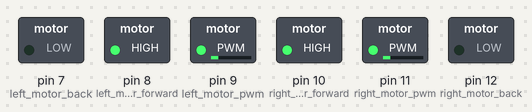
Bench run of a sketch on a simulated Arduino Uno, built with avr-gcc and run on an emulated ATmega328P. Shown: switched loads named in the sketch (green lamp = pin HIGH).

Above: at 0.1 s.
Timing chart, 0 to 1.6 s (numbered marks = the images above):
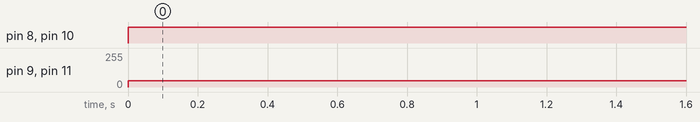

Measured:
- by itself, pin 8 (left_motor_forward), pin 10 (right_motor_forward): LOW → HIGH at 0.00 s
- by itself, pin 9 (left_motor_pwm), pin 11 (right_motor_pwm): 0/255 → 46/255 at 0.00 s

The sketch:

double_pid_39x.ino
```cpp
//EE494 Capstone Project Arduino code
//All rights are reserved
// DUAYENLER Ltd. Şti

#include <SerialCommand.h>
SerialCommand scmd;
#define NOP __asm__ __volatile__ ("nop\n\t")
#define left_motor_back  7// 4
#define left_motor_forward 8 // 2
#define right_motor_forward 10 // 6
#define right_motor_back 12 // 7
#define left_motor_pwm 9 // 3
#define right_motor_pwm 11 // 5


// Variable Declerations
unsigned long deltaT = 1000; // time between samples (usecs) 1000->50000
const int pastSize = 3; // used for integrating
double duration = 0; // The duration between two loops
double t = 0;
double p_time = 0; // A variable to hold past time
// ********************
float pastError[pastSize]; //Holds the past errors
float sum; //Holds the summation of the errors
// ********************
float maxSum = 0; // Optional integral term
float delta; //Calculates the derivative of the error
// ********************
int dacMax = 255; // Arduino dac is eight bits.
int adcMax = 1024; //Arduino uses a 10 bit dac, 10th power of 2 = 1024
int adcCenter = 512; // 1024/2
// ********************
int pwm_offset = 0; // Direct motor command from host.
int pwm_delta = 0;  // Direct+motorCmd;
int left_motor_offset = 0; // PWM offset for Left Motor
int motorCmd = 0; // Base motor command to motors
int halfmotorCmd = 0; // half of the motorCmd
int reference = 0; // Desired value (speed or angle) from host.
// ********************
float Kp = 0; // Feedback gains (proportional)
float Kd = 0; // Feedback gains (delta)
float Ki = 0; // Feedback gains (sum)
// ********************
float Kp_cw = 0; // Feedback gains (proportional)
float Kd_cw = 0; // Feedback gains (delta)
float Ki_cw = 0; // Feedback gains (sum)
// ********************
float Kp_ccw = 0; // Feedback gains (proportional)
float Kd_ccw = 0; // Feedback gains (delta)
float Ki_ccw = 0; // Feedback gains (sum)
// ********************
char *arg;
int next_dist_pix = 0;
int curr_dist_pix = 0;
float next_dist_mm = 0;
float curr_dist_mm = 0;
float next_error = 0;
float curr_error = 0;
float error = 0;
float beta = 0;
float Ts = 0;
// ****************
int stop_state = 0;
const int yonSize = 5;
float pastyon[yonSize]; // Holds Past Yons
float yonSum=0;
float yonAvg=0;
float yon = 0;
int yonFin=0;
int equal_pid=0;
int Kmin_ccw=0;
int Kmin_cw=0;
// ********************

void setup() {
  // Pin initialization
  pinMode(left_motor_back, OUTPUT);
  pinMode(left_motor_forward, OUTPUT);
  pinMode(right_motor_forward, OUTPUT);
  pinMode(right_motor_back, OUTPUT);
  pinMode(left_motor_pwm, OUTPUT);
  pinMode(right_motor_pwm, OUTPUT);
  Serial.begin(9600);
  digitalWrite(left_motor_back, LOW);
  digitalWrite(left_motor_forward, LOW);
  digitalWrite(right_motor_back, LOW);
  digitalWrite(right_motor_forward, LOW);

  scmd.addCommand("R", getnextdistPos); // next_dist_pix (y2) is positive, thus next_error is negative , turn right
  scmd.addCommand("L", getnextdistNeg); // next_dist_pix (y2) is negative, thus next_error is positive , turn left
  scmd.addCommand("P", getcurrdistPos); // curr_dist_pix (y1) is positive, thus curr_error is negative , turn right
  scmd.addCommand("N", getcurrdistNeg); // curr_dist_pix (y1) is negative, thus curr_error is positive , turn left
  scmd.addCommand("B", getbeta);        // beta is the error angle from global frame and lane angle from car frame
  scmd.addCommand("S", getstop);        // Gets stop signal from Handshake protocol
  scmd.addDefaultHandler(defaultt);
}
void getnextdistPos() {
  char *arg;
  arg = scmd.next();
  if (arg != NULL) {
    next_dist_pix = atoi(arg);
    stop_state = 0;
  }
}

void getnextdistNeg() {
  char *arg;
  arg = scmd.next();
  if (arg != NULL) {
    next_dist_pix = atoi(arg);
    next_dist_pix = - next_dist_pix;
    stop_state = 0;
  }
}

void getcurrdistPos() {
  char *arg;
  arg = scmd.next();
  if (arg != NULL) {
    curr_dist_pix = atoi(arg);
    stop_state = 0;
  }
}

void getcurrdistNeg() {
  char *arg;
  arg = scmd.next();
  if (arg != NULL) {
    curr_dist_pix = atoi(arg);
    curr_dist_pix = - curr_dist_pix;
    stop_state = 0;
  }
}


void getbeta() {
  char *arg;
  arg = scmd.next();
  if (arg != NULL) {
    beta = atoi(arg);
    if (beta > 180) {
      beta = 360 - beta;
      beta = abs(beta);
      yon = 0;
    }
    else {
      beta = abs(beta);
      yon = 1;
    }
    stop_state = 0;
  }
}


void getstop() {
  char *arg;
  arg = scmd.next();
  if (arg != NULL) {
    stop_state = 1;
  }
}


void defaultt() {
  NOP;
}

// Equal PID :: NO
// Regulator Voltage at the time of Tuning :: 10.44 V
// Lipo Cell Voltages at the time of Tuning :: 3.95 to 3.89 Vs
// Is Camera at right position :: YES
// Is Sampling time still accaptable :: 55-85?
// Whose path is it :: OURS


void loop()
{ // Stop State
  if (stop_state == 1) {
    analogWrite(right_motor_pwm, 0 );
    analogWrite(left_motor_pwm, 0 ) ;
    scmd.readSerial();
  }
  else {  // Run State
    equal_pid=1;
    scmd.readSerial();
    // ********************
    t = millis();
    duration = t - p_time;
    p_time = t;
    // ********************
    Kp = 0.2; // Feedback gains (proportional) , ilk çalışan=0.15,16 , hizli=19, gün sonu=18 , uzunvid=19
    Kd = 0.07 ; // Feedback gains (delta) , ilk çalışan=0.11 , hizli=0.12 , gün sonu=13 , uzunvid=158
    Ki = 0.25 ; // Feedback gains (sum) , ilk çalışan=0.06 , hizli=0.075 ,gün sonu=06 , uzunvid= 058
    // ********************
    maxSum = 5; // Optional integral term,
    // pwm_offset = 28;//-0.7*angle;
    // ********************
    // ********************
    // Update pastError
    for (int i = pastSize - 1; i > 0; i--) {
      pastError[i] = pastError[i - 1];
    }
    // Update pastYon
    for (int i = yonSize - 1; i > 0; i--) {
      pastyon[i] = pastyon[i - 1];
    }
    // Calculate the error and delta
    pastyon[0]=yon;
    next_dist_mm = next_dist_pix / 1.65;
    curr_dist_mm = curr_dist_pix / 1.65;
    next_error = reference - next_dist_mm;
    curr_error = reference - curr_dist_mm;
    error = curr_error;
    pastError[0] = error;
    // Ts= pastSize * duration * 1e-3;
    Ts = 54e-3;
    // ********************
    delta = (pastError[0] - pastError[1]) / Ts ;
    sum = min(max(sum + (pastError[0] + pastError[1] + pastError[2]) / 3 * Ts, -1 * maxSum), maxSum);
    // ********************
    yonSum=0;
    for (int k = 0; k < (yonSize-1) ; k++)
    {
      yonSum = yonSum + pastyon[k];
      }
    yonAvg=yonSum/yonSize;
    if (yonAvg < 0.5){
      yonFin=0;
    }
    else {
      yonFin=1;
    }
    // ********************
    if (beta > 22.5 || (abs(error) > 70)){
        Kmin_ccw=26;
        Kmin_cw=32;
    }
    else{
        Kmin_ccw=28;
        Kmin_cw=34;
    }
    // *******************
    if (yonFin == 1 ){  // CCW Movement on the path
      // ********************
      Kp_ccw = 0.178; // Feedback gains (proportional) , ilk çalışan=0.15,16 , hizli=19, gün sonu=18 , uzunvid=19
      Kd_ccw = 0.19 ; // Feedback gains (delta) , ilk çalışan=0.11 , hizli=0.12 , gün sonu=13 , uzunvid=158
      Ki_ccw = 0.4 ; // Feedback gains (sum) , ilk çalışan=0.06 , hizli=0.075 ,gün sonu=06 , uzunvid= 058
      // ********************
      left_motor_offset = 0;
      if (equal_pid == 1){  // Equal PID Mode for Both Direction
        motorCmd = int(Kp * error + Kd * delta + Ki * sum);
      }
      else {  // Different PID Mode for Both Direction
        motorCmd = int(Kp_ccw * error + Kd_ccw * delta + Ki_ccw * sum);
      }
      motorCmd = abs(motorCmd);
      halfmotorCmd = motorCmd / 2;
      // ********************
      // pwm_offset = max ( 30 - 1.375 * beta , Kmin_ccw) ; // 29,25 , hizli=36,0.7,25,26 gün sonu=34,.7,26, uzunvid=54,1.875,26
      pwm_offset = max ( 29 - 1.475 * beta , Kmin_ccw) ;
      pwm_delta  = min( pwm_offset  + motorCmd, dacMax);
    }
    else{  // CW Movement on the path
      // ********************
      Kp_cw = 0.295; // Feedback gains (proportional) , ilk çalışan=0.15,16 , hizli=19, gün sonu=18 , uzunvid=19
      Kd_cw = 0.18 ; // Feedback gains (delta) , ilk çalışan=0.11 , hizli=0.12 , gün sonu=13 , uzunvid=158
      Ki_cw = 0.4 ; // Feedback gains (sum) , ilk çalışan=0.06 , hizli=0.075 ,gün sonu=06 , uzunvid= 058
      // ********************
      left_motor_offset = 0;
      if (equal_pid == 1){  // Equal PID Mode for Both Direction
        motorCmd = int(Kp * error + Kd * delta + Ki * sum);
      }
      else {  // Different PID Mode for Both Direction
        motorCmd = int(Kp_cw * error + Kd_cw * delta + Ki_cw * sum);
      }
      motorCmd = abs(motorCmd);
      halfmotorCmd = motorCmd / 2;
      // ********************
      // pwm_offset = max ( 36 - 1.34* beta , Kmin_cw) ; // 29,25 , hizli=36,0.7,25,26 , gün sonu=39,.7,29, uzunvid=60,1.78,30
      pwm_offset=max ( 46 - 1.04* beta , Kmin_cw) ;;
      pwm_delta  = min( pwm_offset  + motorCmd, dacMax);
    }
    // ********************
    if (error > 0 ) {
      analogWrite(left_motor_pwm, pwm_offset   );
      analogWrite(right_motor_pwm, pwm_delta  )  ; // Right PWM is Pin 10
      initial_start();
     }
    else {
      analogWrite(right_motor_pwm, pwm_offset );
      analogWrite(left_motor_pwm, pwm_delta + left_motor_offset) ; // Left PWM is Pin 5
      initial_start();
    }
    // ********************
    delay(38);
  }

  // ********************
}

void initial_start () {
  digitalWrite(left_motor_back, LOW);
  digitalWrite(left_motor_forward, HIGH);
  digitalWrite(right_motor_forward, HIGH);
  digitalWrite(right_motor_back, LOW);
}
```
